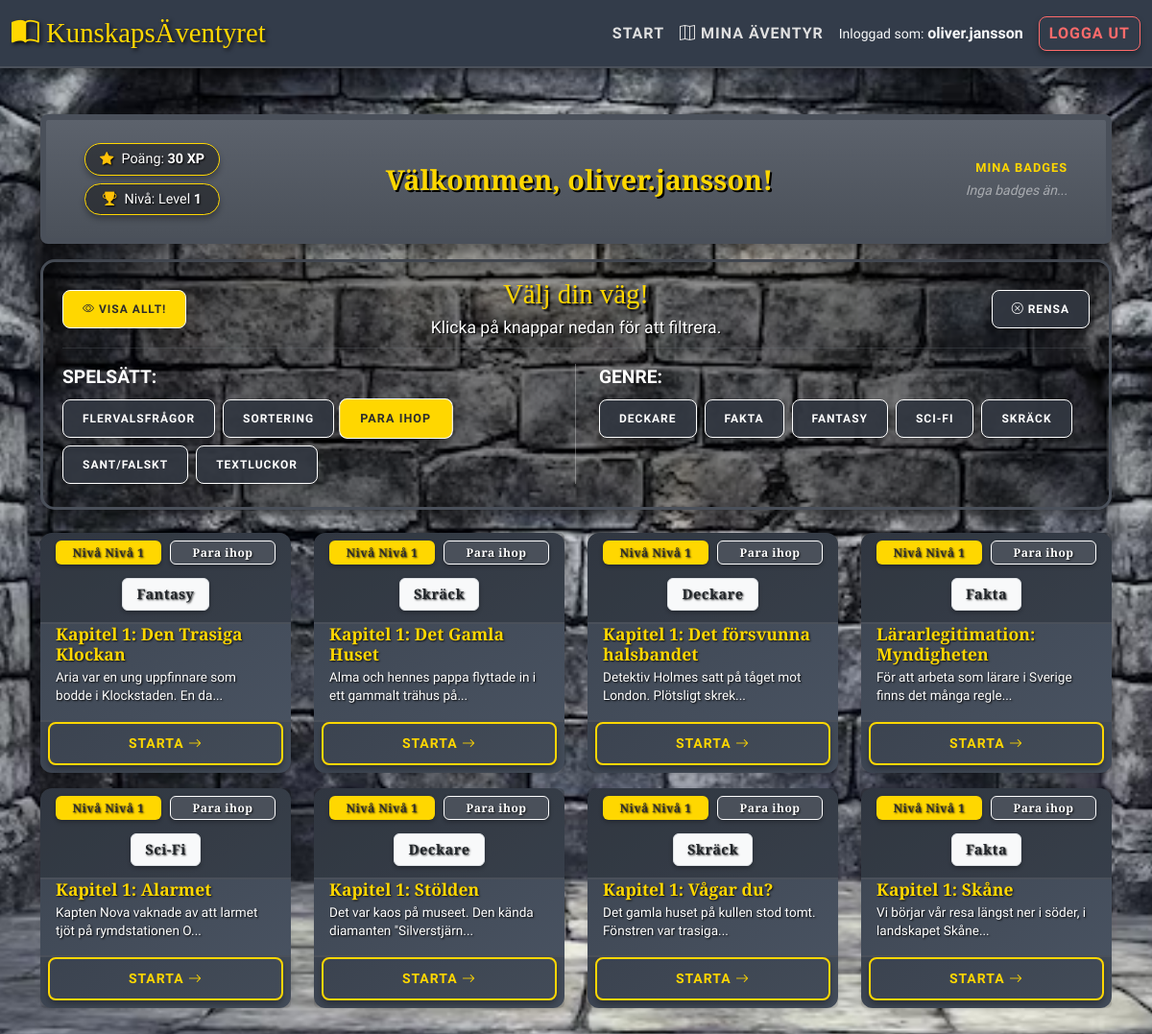
The page /dashboard.php?type=3 (signed in) on the database its author committed.
### tables this page shows
CREATE TABLE `task_types` (
  `tt_id` int NOT NULL,
  `tt_name` varchar(255) NOT NULL
);

CREATE TABLE `genres` (
  `g_id` int NOT NULL,
  `g_name` varchar(255) NOT NULL
);

CREATE TABLE `tasks` (
  `t_id` int NOT NULL,
  `t_name` varchar(255) NOT NULL,
  `t_type_fk` int NOT NULL,
  `t_genre_fk` int DEFAULT NULL COMMENT 'Genre ID',
  `t_teacher_fk` int DEFAULT NULL,
  `t_class_fk` int DEFAULT NULL COMMENT 'Koppling till klass',
  `t_text` text,
  `t_questions` text COMMENT 'Kan vara JSON-data med frågor och svar',
  `t_level_fk` int NOT NULL,
  `t_xp` int NOT NULL DEFAULT '10' COMMENT 'XP som uppgiften ger'
);

CREATE TABLE `task_levels` (
  `tl_id` int NOT NULL,
  `tl_name` varchar(255) NOT NULL,
  `tl_level` int NOT NULL
);

### include/config.php (called while the page is built, shortened)
<?php
$host = '127.0.0.1';
$db   = 'utbildningsportal';
$user = 'root';
$pass = '';
$charset = 'utf8mb4';
$dsn = "mysql:host=$host;dbname=$db;charset=$charset";
$options = [
    PDO::ATTR_ERRMODE => PDO::ERRMODE_EXCEPTION,
    PDO::ATTR_DEFAULT_FETCH_MODE => PDO::FETCH_ASSOC,
    PDO::ATTR_EMULATE_PREPARES => false,
];
$pdo = new PDO($dsn, $user, $pass, $options);
$task_obj = new Task($pdo);
?>

### include/class_task.php (called while the page is built, shortened)
<?php
class Task {
    private $pdo;
    public function __construct($pdo) {
        $this->pdo = $pdo;
    }
    public function getAllGenres() {
        try {
            $stmt = $this->pdo->query("SELECT * FROM genres ORDER BY g_name ASC");
            return $stmt->fetchAll();
        } catch (PDOException $e) { return []; }
    }
    public function getAllTypes() {
        try {
            $stmt = $this->pdo->query("SELECT * FROM task_types");
            return $stmt->fetchAll();
        } catch (PDOException $e) { return []; }
    }
    public function getTasksForStudent($studentId, $typeId = null, $genreId = null) {
        try {
            $sql = "SELECT tasks.*, users.u_name AS teacher_name, task_types.tt_name AS type_name,
                           task_levels.tl_name AS level_name, task_levels.tl_level,
                           student_tasks.st_score, student_tasks.st_completed,
                           classes.c_name AS class_name, genres.g_name AS genre_name
                    FROM tasks
                    LEFT JOIN users ON tasks.t_teacher_fk = users.u_id
                    LEFT JOIN task_types ON tasks.t_type_fk = task_types.tt_id
                    LEFT JOIN task_levels ON tasks.t_level_fk = task_levels.tl_id
                    LEFT JOIN student_tasks ON tasks.t_id = student_tasks.st_t_id_fk AND student_tasks.st_s_id_fk = ?
                    LEFT JOIN classes ON tasks.t_class_fk = classes.c_id
                    LEFT JOIN genres ON tasks.t_genre_fk = genres.g_id";
            $params = [$studentId];
            $whereConditions = [];
            if ($typeId !== null && is_numeric($typeId)) {
                $whereConditions[] = "tasks.t_type_fk = ?";
                $params[] = $typeId;
            }
            if (count($whereConditions) > 0) {
                $sql .= " WHERE " . implode(" AND ", $whereConditions);
            }
            $sql .= " ORDER BY task_levels.tl_level ASC, tasks.t_id ASC";
            $stmt = $this->pdo->prepare($sql);
            $stmt->execute($params);
            return $stmt->fetchAll();
        } catch (PDOException $e) { return []; }
    }
    public function getUnlockedLevel($studentId, $typeId, $genreId = null) {
        try {
            $sql = "SELECT MAX(task_levels.tl_level)
                    FROM student_tasks
                    JOIN tasks ON student_tasks.st_t_id_fk = tasks.t_id
                    JOIN task_levels ON tasks.t_level_fk = task_levels.tl_id
                    WHERE student_tasks.st_s_id_fk = ?
                    AND tasks.t_type_fk = ?
                    AND student_tasks.st_completed = 1";
            $params = [$studentId, $typeId];
            if ($genreId !== null) {
                $sql .= " AND tasks.t_genre_fk = ?";
                $params[] = $genreId;
            }
            $stmt = $this->pdo->prepare($sql);
            $stmt->execute($params);
            $maxLevel = $stmt->fetchColumn();
            return ($maxLevel) ? $maxLevel + 1 : 1;
        } catch (PDOException $e) { return 1; }
    }
}
?>

### dashboard.php (the view, shortened to what this page needs)
<?php
require_once "include/header.php";
$studentId = $_SESSION['user_id'];
$filterTypeId = isset($_GET['type']) && $_GET['type'] !== '' ? (int)$_GET['type'] : null;
$filterGenreId = isset($_GET['genre']) && $_GET['genre'] !== '' ? (int)$_GET['genre'] : null;
$viewAllLevels = isset($_GET['view']) && $_GET['view'] === 'all';
$hasActiveFilter = ($filterTypeId !== null || $filterGenreId !== null);
$shouldShowTasks = ($hasActiveFilter || $viewAllLevels);
$allTypes = $task_obj->getAllTypes();
$allGenres = $task_obj->getAllGenres();
$allTasks = [];
if ($shouldShowTasks) {
    $allTasks = $task_obj->getTasksForStudent($studentId, $filterTypeId, $filterGenreId);
}
$myBadges = $task_obj->getStudentBadges($studentId);
function buildUrl($params) {
    return 'dashboard.php?' . http_build_query(array_merge($_GET, $params));
}
?>
<div class="container mt-4">
    <div class="row mb-3">
        <div class="col-md-12">
            <div class="p-3 dashboard-hero rounded-3 d-flex flex-column flex-lg-row align-items-center justify-content-between gap-3">
                <div class="hero-left d-flex flex-column gap-2 ps-lg-3 text-lg-start text-center">
                    <div class="hero-stat">
                        <i class="bi bi-star-fill text-warning"></i>
                        <span>Poäng: <strong><?php echo isset($_SESSION['user_xp']) ? $_SESSION['user_xp'] : 0; ?> XP</strong></span>
                    </div>
                    <div class="hero-stat">
                        <i class="bi bi-trophy-fill text-warning"></i>
                        <span>Nivå: Level <strong><?php echo isset($_SESSION['user_level']) ? $_SESSION['user_level'] : 1; ?></strong></span>
                    </div>
                </div>
                <div class="hero-center text-center flex-grow-1">
                    <h2 class="fw-bold mb-0" style="font-family: 'Cinzel Decorative', serif; color: var(--accent-gold); text-shadow: 2px 2px 0 #000; font-size: 1.8rem;">
                        Välkommen, <?php echo htmlspecialchars($_SESSION['username']); ?>!
                    </h2>
                </div>
                <div class="hero-right pe-lg-3 text-lg-end text-center" style="min-width: 150px;">
                    <div class="small mb-1 text-uppercase fw-bold" style="color: var(--accent-gold); letter-spacing: 1px; font-size: 0.8rem;">Mina badges</div>
                    <?php if (!empty($myBadges)): ?>
                        <div class="d-flex flex-wrap justify-content-center justify-content-lg-end gap-1">
                            <?php foreach ($myBadges as $badge): ?>
                                <div class="mini-badge" title="<?= htmlspecialchars($badge['a_name']) ?>" data-bs-toggle="tooltip">
                                    <i class="bi <?= htmlspecialchars($badge['a_icon']) ?> fs-5 text-warning"></i>
                                </div>
                            <?php endforeach; ?>
                        </div>
                    <?php else: ?>
                        <div class="text-white-50 small fst-italic">Inga badges än...</div>
                    <?php endif; ?>
                </div>
            </div>
        </div>
    </div>
    <div class="filter-section pt-3 pb-3 mb-4">
        <div class="row align-items-center mb-2">
            <div class="col-6 col-md-3 order-2 order-md-1 text-md-start text-center mt-2 mt-md-0">
                <?php if ($viewAllLevels): ?>
                    <a href="<?= buildUrl(['view' => 'focus']) ?>" class="btn btn-filter btn-sm" style="border-color: #fff; min-width: 100px;">
                        <i class="bi bi-eye-slash"></i> Dölj låsta
                    </a>
                <?php else: ?>
                    <a href="<?= buildUrl(['view' => 'all']) ?>" class="btn btn-filter btn-sm" style="background-color: var(--accent-gold); color: #2c2c2c; border-color: #fff; min-width: 100px;">
                        <i class="bi bi-eye"></i> Visa allt!
                    </a>
                <?php endif; ?>
            </div>
            <div class="col-12 col-md-6 order-1 order-md-2 text-center">
                <h3 class="m-0" style="color: var(--accent-gold); font-family: 'Cinzel Decorative', serif; text-shadow: 2px 2px 2px #000; font-size: 1.8rem;">
                    Välj din väg!
                </h3>
                <div class="text-white mt-1" style="font-size: 1.1rem; text-shadow: 1px 1px 1px #000;">
                    Klicka på knappar nedan för att filtrera.
                </div>
            </div>
            <div class="col-6 col-md-3 order-3 order-md-3 text-md-end text-center mt-2 mt-md-0">
                <a href="dashboard.php" class="btn btn-filter btn-sm <?php echo (!$hasActiveFilter && !$viewAllLevels) ? 'btn-filter-active' : ''; ?>" style="min-width: 100px;">
                    <i class="bi bi-x-circle"></i> Rensa
                </a>
            </div>
        </div>
        <hr class="border-secondary mb-3 mt-1">
        <div class="row">
            <div class="col-md-6 mb-2 border-end-md border-secondary">
                <div class="d-flex align-items-center mb-2 justify-content-center justify-content-md-start">
                    <span class="text-white text-uppercase fw-bold me-2" style="font-size: 1.2rem;">Spelsätt:</span>
                </div>
                <div class="d-flex flex-wrap gap-2 justify-content-center justify-content-md-start">
                    <?php foreach ($allTypes as $type): ?>
                        <a href="<?= buildUrl(['type' => $type['tt_id']]) ?>"
                           class="btn btn-filter btn-sm <?php echo ($filterTypeId === $type['tt_id']) ? 'btn-filter-active' : ''; ?>">
                            <?= htmlspecialchars($type['tt_name']) ?>
                        </a>
                    <?php endforeach; ?>
                </div>
            </div>
            <div class="col-md-6 mb-2 ps-md-4">
                <div class="d-flex align-items-center mb-2 justify-content-center justify-content-md-start">
                    <span class="text-white text-uppercase fw-bold me-2" style="font-size: 1.2rem;">Genre:</span>
                </div>
                <div class="d-flex flex-wrap gap-2 justify-content-center justify-content-md-start">
                    <?php foreach ($allGenres as $genre): ?>
                        <a href="<?= buildUrl(['genre' => $genre['g_id']]) ?>"
                           class="btn btn-filter btn-sm <?php echo ($filterGenreId === $genre['g_id']) ? 'btn-filter-active' : ''; ?>">
                            <?= htmlspecialchars($genre['g_name']) ?>
                        </a>
                    <?php endforeach; ?>
                </div>
            </div>
        </div>
    </div>
    <?php if ($shouldShowTasks): ?>
        <div class="row">
            <?php if (count($allTasks) > 0): ?>
                <?php
                foreach ($allTasks as $task):
                    $currentGenreId = $filterGenreId ?? $task['t_genre_fk'];
                    $unlockedLevelForThisType = $task_obj->getUnlockedLevel($_SESSION['user_id'], $task['t_type_fk'], $currentGenreId);
                    $isLocked = ($task['tl_level'] > $unlockedLevelForThisType);
                    $isCompleted = ($task['st_completed'] == 1);
                    if (!$viewAllLevels) {
                        if ($isLocked) continue;
                    }
                ?>
                <div class="col-md-6 col-lg-3 mb-3">
                    <div class="card shadow-sm h-100 <?php echo ($isCompleted) ? 'border-success' : 'border-0'; ?>"
                         style="<?php echo $isLocked ? 'opacity: 0.7; filter: grayscale(100%);' : ''; ?>">
                        <div class="card-header bg-white border-bottom-0 pt-2 pb-2">
                            <div class="badge-container mb-1">
                                <span class="badge bg-primary badge-info-pill small-pill">Nivå <?= htmlspecialchars($task['level_name']) ?></span>
                                <span class="badge bg-secondary badge-info-pill small-pill"><?= htmlspecialchars($task['type_name']) ?></span>
                            </div>
                            <?php if (!empty($task['genre_name'])): ?>
                            <div class="text-center mb-1">
                                <span class="badge bg-light text-dark border small"><?= htmlspecialchars($task['genre_name']) ?></span>
                            </div>
                            <?php endif; ?>
                        </div>
                        <div class="card-body pt-0 pb-2 px-3">
                            <h5 class="card-title fw-bold mb-1" style="font-size: 1.1rem;">
                                <?php if ($isLocked): ?><i class="bi bi-lock-fill"></i> Låst<?php else: ?><?= htmlspecialchars($task['t_name']) ?><?php endif; ?>
                            </h5>
                            <p class="card-text text-muted small mb-2" style="font-size: 0.85rem; line-height: 1.4;">
                                <?php if ($isLocked): ?>Du måste klara föregående kapitel.<?php else: ?><?= htmlspecialchars(mb_strimwidth($task['t_text'], 0, 60, "...")) ?><?php endif; ?>
                            </p>
                        </div>
                        <div class="card-footer bg-white border-top-0 pb-2 px-2 pt-0">
                            <div class="d-grid">
                                <?php if ($isLocked): ?>
                                    <button class="btn btn-secondary btn-sm disabled">Låst <i class="bi bi-lock"></i></button>
                                <?php else: ?>
                                    <a href="task_view.php?id=<?= $task['t_id'] ?>" class="btn btn-sm <?php echo ($isCompleted) ? 'btn-outline-success' : 'btn-outline-primary'; ?>">
                                        <?php echo ($isCompleted) ? 'Förbättra' : 'Starta'; ?> <i class="bi bi-arrow-right"></i>
                                    </a>
                                <?php endif; ?>
                            </div>
                        </div>
                    </div>
                </div>
                <?php endforeach; ?>
            <?php endif; ?>
    </div>
    <?php endif; ?>
</div>
<?php require_once "include/footer.php"; ?>

### rows shown on the page
task_types: tt_name "FLERVALSFRÅGOR"
task_types: tt_name "SORTERING"
task_types: tt_name "PARA IHOP"
task_types: tt_name "SANT/FALSKT"
task_types: tt_name "TEXTLUCKOR"
genres: g_name "DECKARE"
genres: g_name "FAKTA"
genres: g_name "FANTASY"
genres: g_name "SCI-FI"
genres: g_name "SKRÄCK"
tasks: t_level_fk.tl_name "Nivå 1", t_type_fk.tt_name "Para ihop", t_genre_fk.g_name "Fantasy", t_name "Kapitel 1: Den Trasiga Klockan", t_text "Aria var en ung uppfinnare som bodde i Klockstaden. En da..."
tasks: t_level_fk.tl_name "Nivå 1", t_type_fk.tt_name "Para ihop", t_genre_fk.g_name "Skräck", t_name "Kapitel 1: Det Gamla Huset", t_text "Alma och hennes pappa flyttade in i ett gammalt trähus på..."
tasks: t_level_fk.tl_name "Nivå 1", t_type_fk.tt_name "Para ihop", t_genre_fk.g_name "Deckare", t_name "Kapitel 1: Det försvunna halsbandet", t_text "Detektiv Holmes satt på tåget mot London. Plötsligt skrek..."
tasks: t_level_fk.tl_name "Nivå 1", t_type_fk.tt_name "Para ihop", t_genre_fk.g_name "Fakta", t_name "Lärarlegitimation: Myndigheten", t_text "För att arbeta som lärare i Sverige finns det många regle..."
tasks: t_level_fk.tl_name "Nivå 1", t_type_fk.tt_name "Para ihop", t_genre_fk.g_name "Sci-Fi", t_name "Kapitel 1: Alarmet", t_text "Kapten Nova vaknade av att larmet tjöt på rymdstationen O..."
tasks: t_level_fk.tl_name "Nivå 1", t_type_fk.tt_name "Para ihop", t_genre_fk.g_name "Deckare", t_name "Kapitel 1: Stölden", t_text "Det var kaos på museet. Den kända diamanten \"Silverstjärn..."
tasks: t_level_fk.tl_name "Nivå 1", t_type_fk.tt_name "Para ihop", t_genre_fk.g_name "Skräck", t_name "Kapitel 1: Vågar du?", t_text "Det gamla huset på kullen stod tomt. Fönstren var trasiga..."
tasks: t_level_fk.tl_name "Nivå 1", t_type_fk.tt_name "Para ihop", t_genre_fk.g_name "Fakta", t_name "Kapitel 1: Skåne", t_text "Vi börjar vår resa längst ner i söder, i landskapet Skåne..."

### other values the page prints
$_SESSION['username'] "oliver.jansson"
$_SESSION['user_xp'] "30"
$_SESSION['user_level'] "1"
